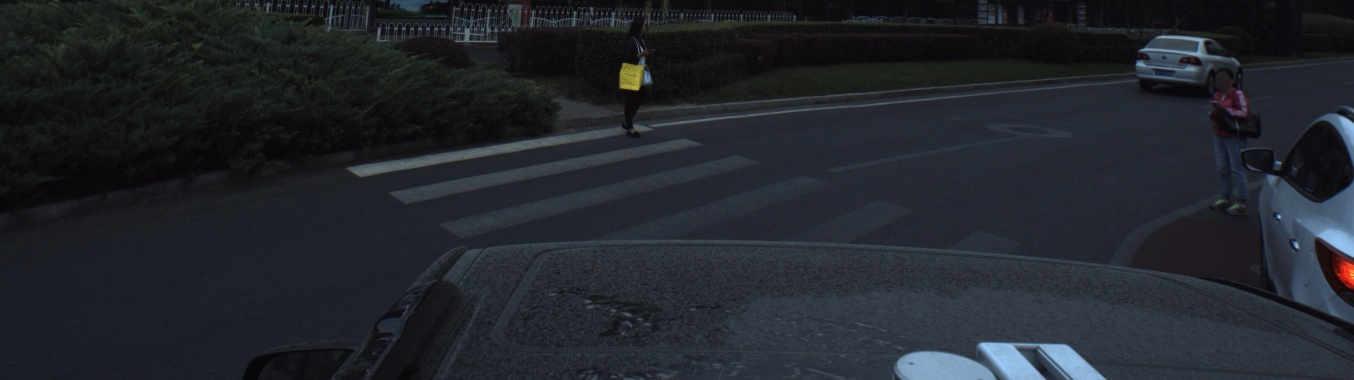
#> input picture pytorch-semseg-master/runs/170927_063811892_Camera_5.jpg, 1354 x 380 px
$ python -i CV_LineDetection.py   (imports and definitions only)
#> lines starting #> are read from the running program, lines starting #| are printed output that depends on the picture; after the words box and inside, x2 and y2 are one past the last pixel; in counts of white or black regions, pixels touching at a corner belong together
#> further down, picture is the input picture: shape (380, 1354, 3); mean B, G, R 43.9, 37.7, 33.9

import os
import cv2
import sys
import time
import glob
import math
import shapely
import statistics
import numpy as np
import xml.etree.ElementTree as ET

from math import atan2, degrees
from lxml import etree
from shapely.geometry import LineString
from scipy.spatial import distance
from skimage.transform import (hough_line, hough_line_peaks, probabilistic_hough_line)

sys.path.append("..")

directory_path = "C:/examples/"

xml_path = os.path.join(directory_path,'*.xml')
images_path = os.path.join(directory_path,'*g')

xml_files = glob.glob(xml_path)
image_files = glob.glob(images_path)

image_list = []
xml_list = []

# [8 lines not run here, left out]

all_players_coord = []
# [10 lines not run here, left out]


# [97 lines left out: functions DeletePlayers, HueMask, WarpPersp, not called in this run]

def order_points(A):
    sortedAc2 = A[np.argsort(A[:,1]),:]

    top2 = sortedAc2[0:2,:]
    bottom2 = sortedAc2[2:,:]

    sortedtop2c1 = top2[np.argsort(top2[:,0]),:]
    top_left = sortedtop2c1[0,:]

    sqdists = distance.cdist(top_left[None], bottom2, 'sqeuclidean')
    rest2 = bottom2[np.argsort(np.max(sqdists,0))[::-1],:]

    res = np.concatenate((sortedtop2c1,rest2),axis =0)

    # костыль
    if res[2][0] > res[3][0]:
        temp = res[2].copy()
        res[2] = res[3]
        res[3] = temp

    return res

def CheckShape(pts):
    x, y, w, h = cv2.boundingRect(pts)
    if w < 15 or h < 15:
        return False
    TW = LineString([(pts[0][0], pts[0][1]), (pts[1][0], pts[1][1])])
    BW = LineString([(pts[2][0], pts[2][1]), (pts[3][0], pts[3][1])])
    LH = LineString([(pts[0][0], pts[0][1]), (pts[2][0], pts[2][1])])
    RH = LineString([(pts[1][0], pts[1][1]), (pts[3][0], pts[3][1])])

    min_W = min(TW.length, BW.length)
    max_W = max(TW.length, BW.length)

    min_H = min(LH.length, RH.length)
    max_H = max(LH.length, RH.length)

    ar_W = min_W / max_W + 0.0000001
    ar_H = min_H / max_H + 0.0000001
    ar = min(min_W, min_H) / max(max_W, max_H)
    if ar_H < 0.5 or ar_W < 0.5 or ar < 0.2:
        return False
    else:
        return True

# [5 lines left out: function GetSlopes, not called in this run]
    # [4 lines of commented-out code are left out]

def Figures(image):
    image = cv2.cvtColor(image,cv2.COLOR_BGR2GRAY)
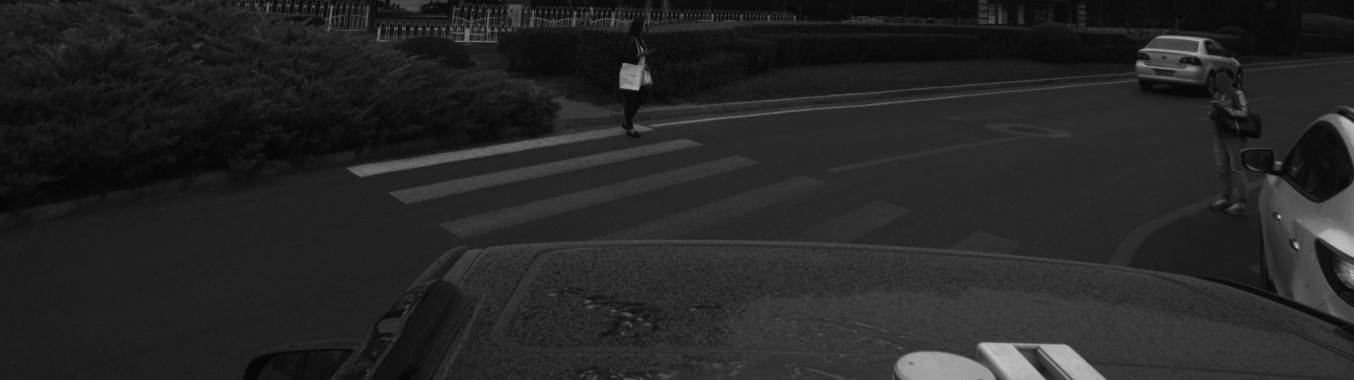
#> image: shape (380, 1354); min 5, max 200, mean 37.3
    _, image = cv2.threshold(image,60,255,cv2.THRESH_BINARY)
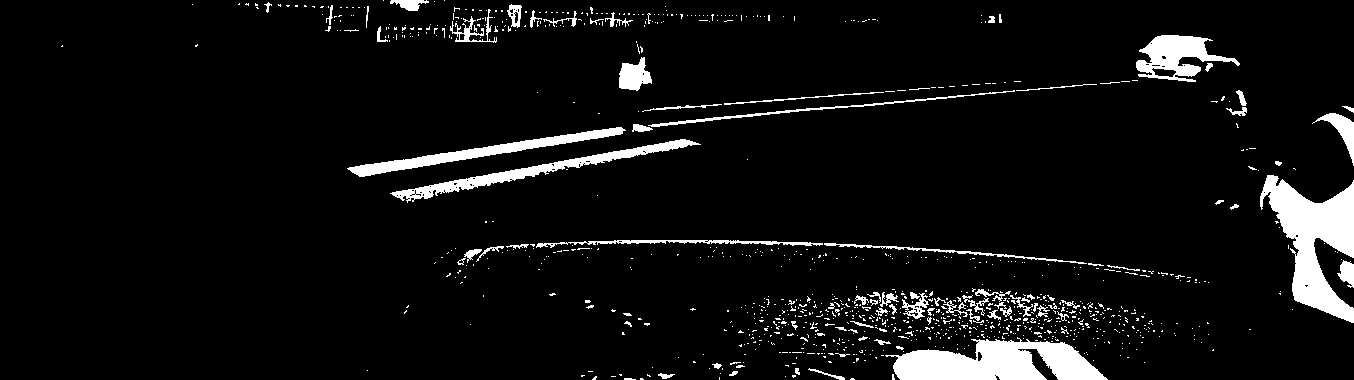
#> image: shape (380, 1354); 6.3% white; 1002 white regions (916 under 20 px)
    contorus, _ = cv2.findContours(image, cv2.RETR_TREE, cv2.CHAIN_APPROX_SIMPLE)
#> contorus = 1101 contours, 1042 with area under 20; largest, box (x1, y1, x2, y2) and area: (1260, 175, 1354, 323) 6304, (885, 337, 1108, 380) 5820, (390, 139, 701, 203) 2440, (347, 127, 626, 177) 2306, (1136, 35, 1240, 82) 2304

    for contur in contorus:
        approx = cv2.approxPolyDP(contur, 0.01*cv2.arcLength(contur, True), True)
        if len(approx) == 4:
            new_approx = order_points(np.vstack(approx))
            if CheckShape(new_approx):
                GetSlopes(new_approx)
                aspect_ratio = WarpPersp(new_approx, image)
                text_point = (int((new_approx[0][0] + new_approx[3][0])/2), int((new_approx[1][1] + new_approx[2][1])/2))

                cv2.drawContours(image, [approx], 0, (255), 3)
                cv2.putText(image, str(aspect_ratio), text_point, cv2.FONT_HERSHEY_DUPLEX, 1, (255), 1)
#> this loop made 1101 passes
#> (approx, sqdists in order_points, new_approx, x in CheckShape, y in CheckShape, w in CheckShape, h in CheckShape) on passes 2, 12, 31: ([[640, 378], [640, 379], [643, 379], [642, 378]], [[1, 10]], [[640, 378], [642, 378], [640, 379], [643, 379]], 640, 378, 4, 2), ([[619, 374], [620, 375], [621, 375], [621, 374]], [[2, 5]], [[619, 374], [621, 374], [620, 375], [621, 375]], 619, 374, 3, 2), ([[828, 361], [829, 362], [831, 362], [830, 361]], [[2, 10]], [[828, 361], [830, 361], [829, 362], [831, 362]], 828, 361, 4, 2)
#> (contur, sqdists in order_points, new_approx, x in CheckShape, y in CheckShape, w in CheckShape, h in CheckShape) on pass 1: ([[851, 378], [850, 379], [854, 379], [853, 378]], [[10, 2]], [[851, 378], [853, 378], [850, 379], [854, 379]], 850, 378, 5, 2)
                #show = cv2.resize(image, (1920, 1080))
                #cv2.imshow("1", show)
                #cv2.waitKey(0)

    return image

# [196 lines left out: functions LengthenLine, LineDistance, LineDetection, BestfitLines, GroupLines, SetLines, not called in this run]


start = time.time()

# [5 lines not run here, left out]
end = time.time()
# [1 line not run here, left out]

>>> import cv2
>>> picture = cv2.imread('../runs/170927_063811892_Camera_5.jpg')
>>> result = Figures(picture)
